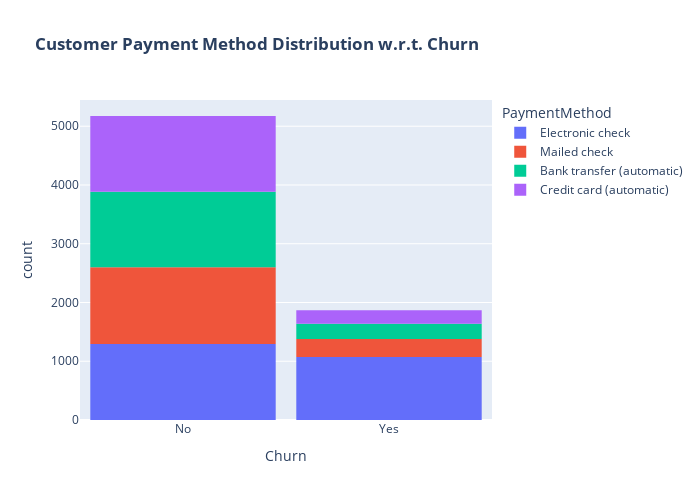

The cell this chart's notebook holds for it:
### Code cell
fig = px.histogram(data, x="Churn", color="PaymentMethod", title="<b>Customer Payment Method Distribution w.r.t. Churn</b>")
fig.update_layout(width=700, height=500, bargap=0.1)
fig.show()

### Figure 1 — Plotly figure (JSON) as saved in the notebook; plotly's stock layout.template omitted (floating-point values rounded to 4 significant figures; data arrays with more than 128 entries replaced by an {"elided": "..."} marker saying what was removed)
{"data": [{"alignmentgroup": "True", "bingroup": "x", "hovertemplate": "PaymentMethod=Electronic check<br>Churn=%{x}<br>count=%{y}<extra></extra>", "legendgroup": "Electronic check", "marker": {"color": "#636efa", "pattern": {"shape": ""}}, "name": "Electronic check", "offsetgroup": "Electronic check", "orientation": "v", "showlegend": true, "type": "histogram", "x": {"elided": "2365 str values"}, "xaxis": "x", "yaxis": "y"}, {"alignmentgroup": "True", "bingroup": "x", "hovertemplate": "PaymentMethod=Mailed check<br>Churn=%{x}<br>count=%{y}<extra></extra>", "legendgroup": "Mailed check", "marker": {"color": "#EF553B", "pattern": {"shape": ""}}, "name": "Mailed check", "offsetgroup": "Mailed check", "orientation": "v", "showlegend": true, "type": "histogram", "x": {"elided": "1612 str values"}, "xaxis": "x", "yaxis": "y"}, {"alignmentgroup": "True", "bingroup": "x", "hovertemplate": "PaymentMethod=Bank transfer (automatic)<br>Churn=%{x}<br>count=%{y}<extra></extra>", "legendgroup": "Bank transfer (automatic)", "marker": {"color": "#00cc96", "pattern": {"shape": ""}}, "name": "Bank transfer (automatic)", "offsetgroup": "Bank transfer (automatic)", "orientation": "v", "showlegend": true, "type": "histogram", "x": {"elided": "1544 str values"}, "xaxis": "x", "yaxis": "y"}, {"alignmentgroup": "True", "bingroup": "x", "hovertemplate": "PaymentMethod=Credit card (automatic)<br>Churn=%{x}<br>count=%{y}<extra></extra>", "legendgroup": "Credit card (automatic)", "marker": {"color": "#ab63fa", "pattern": {"shape": ""}}, "name": "Credit card (automatic)", "offsetgroup": "Credit card (automatic)", "orientation": "v", "showlegend": true, "type": "histogram", "x": {"elided": "1522 str values"}, "xaxis": "x", "yaxis": "y"}], "layout": {"bargap": 0.1, "barmode": "relative", "height": 500, "legend": {"title": {"text": "PaymentMethod"}, "tracegroupgap": 0}, "title": {"text": "<b>Customer Payment Method Distribution w.r.t. Churn</b>"}, "width": 700, "xaxis": {"anchor": "y", "autorange": true, "domain": [0, 1], "range": [-0.5, 1.5], "title": {"text": "Churn"}, "type": "category"}, "yaxis": {"anchor": "x", "autorange": true, "domain": [0, 1], "range": [0, 5446.0], "title": {"text": "count"}}}}
